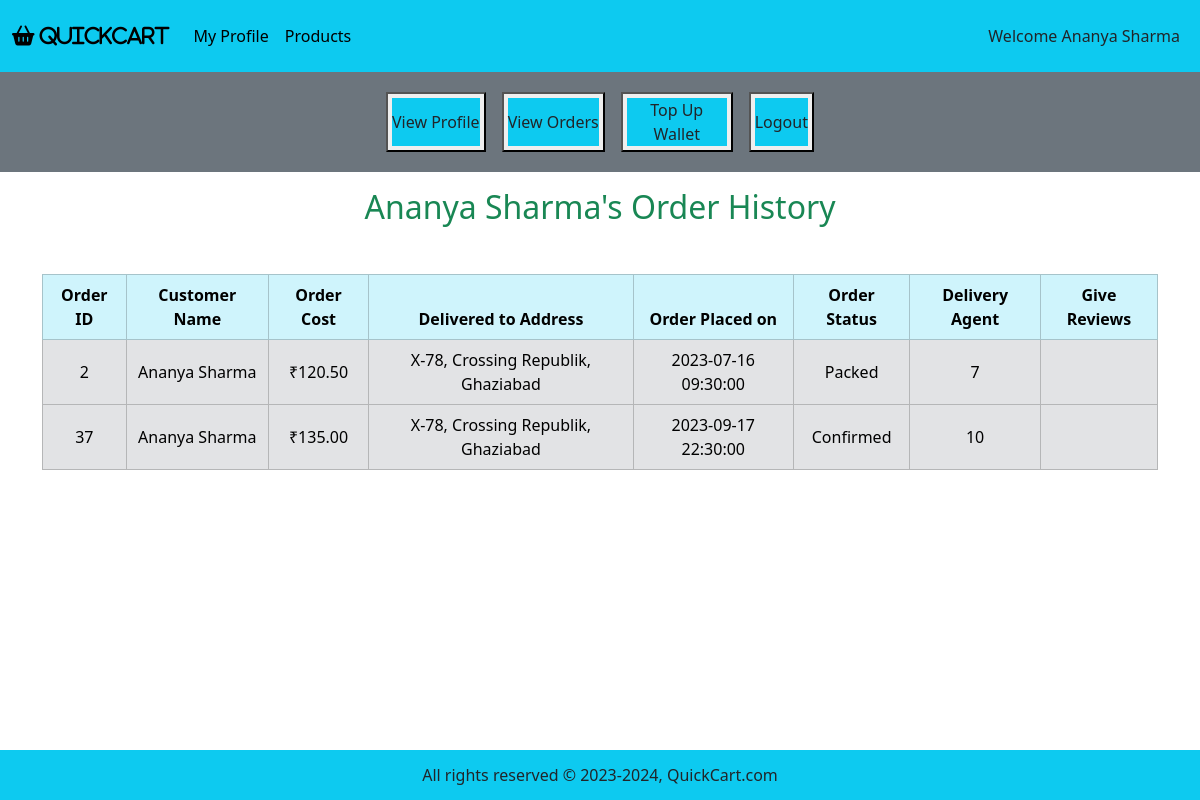
The page /customer_mode/profile_page.php?customer_id=2&view_orders on the database as committed earlier.
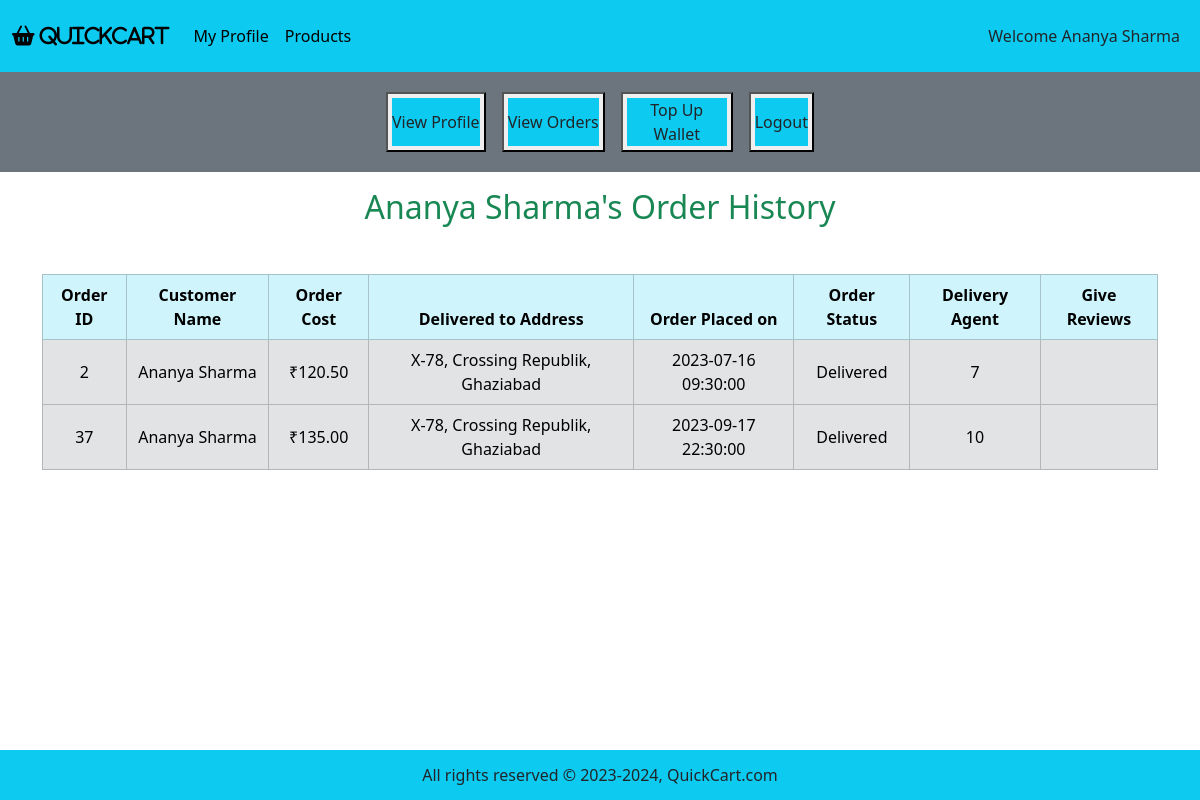
The same page on the database as committed later.
### tables this page shows
CREATE TABLE IF NOT EXISTS customer (
	customerID INT AUTO_INCREMENT PRIMARY KEY, 
    first_name VARCHAR(50) NOT NULL,  
    last_name VARCHAR(50),
    address_street VARCHAR(100) NOT NULL,  
	address_city VARCHAR(50) NOT NULL,
	address_state VARCHAR(50) NOT NULL,
    pincode INT NOT NULL,
    phone_no BIGINT UNIQUE NOT NULL,  
    email VARCHAR(100) UNIQUE NOT NULL,
    password VARCHAR(50) NOT NULL,
    dob DATE,
    age INT,  
    gender VARCHAR(10)
);

CREATE TABLE IF NOT EXISTS `order` (
	orderID INT AUTO_INCREMENT PRIMARY KEY,
    status VARCHAR(20) NOT NULL DEFAULT "Confirmed",  
    total_price DECIMAL(10, 2) NOT NULL,
    time TIMESTAMP NOT NULL DEFAULT CURRENT_TIMESTAMP,
    location VARCHAR(255) NOT NULL,
    customerID INT NOT NULL,
    agentID INT NOT NULL,
    FOREIGN KEY (customerID) REFERENCES customer(customerID),  
    FOREIGN KEY (agentID) REFERENCES deliveryAgent(agentID)  
);

### customer_mode/profile_page.php (the view, shortened to what this page needs)
<?php
include ('../functions/common_function.php');
if (isset ($_GET['customer_id'])) {
    $cust_id = $_GET['customer_id'];
    $get_data = "SELECT * FROM customer WHERE customerID = $cust_id;";
    $result_get = mysqli_query($con, $get_data);
    $row_data = mysqli_fetch_assoc($result_get);
    $cust_id = $row_data["customerID"];
    $cust_fname = $row_data['first_name'];
    $cust_lname = $row_data['last_name'];
    if ($cust_lname === null) {
        $cust_name = $cust_fname;
    } else {
        $cust_name = $cust_fname . ' ' . $cust_lname;
    }
}
?>
<!DOCTYPE html>
<html lang="en">
<head>
    <link href="https://cdn.jsdelivr.net/npm/bootstrap@5.3.3/dist/css/bootstrap.min.css" rel="stylesheet"
>
    <link rel="stylesheet" href="https://cdnjs.cloudflare.com/ajax/libs/font-awesome/6.5.1/css/all.min.css"
 />
    <link rel="stylesheet" href="../style.css">
</head>
<body>
    <div class="container-fluid p-0">
        <nav class="navbar navbar-expand-lg bg-info">
            <div class="container-fluid">
                <a class="navbar-brand" href="#"><i class="fa fa-shopping-basket" aria-hidden="true"> QuickCart</i></a>
                <div class="collapse navbar-collapse" id="navbarSupportedContent">
                    <ul class="navbar-nav me-auto mb-2 mb-lg-0">
                        <li class="nav-item">
                            <a class="nav-link active" aria-current="page"
                                href='profile_page.php?customer_id=<?php echo "$cust_id"; ?>'>My Profile</a>
                        </li>
                        <li class="nav-item">
                            <a class="nav-link active"
                                href='index.php?customer_id=<?php echo "$cust_id"; ?>'>Products</a>
                        </li>
                </div>
                <nav class="navbar navbar-expand-lg">
                    <ul class="navbar-nav">
                        <li class="nav-item">
                            <a href="" class="nav-link text-dark">Welcome
                                <?php echo "$cust_name"; ?>
                            </a>
                        </li>
                    </ul>
                </nav>
            </div>
        </nav>
        <div class="row">
            <div class="col-md-12 bg-secondary p-1 align-items-center">
                <div class="button text-center">
                    <button class="my-3 mx-2"><a
                            href="profile_page.php?customer_id=<?php echo "$cust_id"; ?>&view_profile"
                            class="nav-link text-dark bg-info my-1 mx-1">View Profile</a></button>
                    <button class="my-3 mx-2"><a
                            href="profile_page.php?customer_id=<?php echo "$cust_id"; ?>&view_orders"
                            class="nav-link text-dark bg-info my-1 mx-1">View Orders</a></button>
                    <button class="my-3 mx-2"><a href="profile_page.php?customer_id=<?php echo "$cust_id"; ?>&top_up"
                            class="nav-link text-dark bg-info my-1 mx-1">Top Up Wallet</a></button>
                    <button class="my-3 mx-2"><a href="../start.php"
                            class="nav-link text-dark bg-info my-1 mx-1">Logout</a></button>
                </div>
            </div>
        </div>
        <div class="container my-3">
            <?php
            if (isset ($_GET['view_orders'])) {
                include ('view_orders.php');
            }
            ?>
        </div>
        <?php
        include ("../includes/footer.php");
        ?>
    </div>
</body>
</html>

### customer_mode/view_orders.php
<?php
$fetch_orders = "SELECT * FROM `order` WHERE customerID = $cust_id;";
$result_fetch = mysqli_query($con, $fetch_orders);
$num_of_rows = mysqli_num_rows($result_fetch);
if ($num_of_rows == 0) {
    echo "<h2 class='text-center text-danger'> You have not placed any order till now! </h2>";
} else {
    ?>
    <h2 class="text-center text-success"><?php echo "$cust_name's Order History"; ?></h2>
    <table class="table table-bordered mt-5">
        <thead class="table-info text-center text-white">
            <tr>
                <th>Order ID</th>
                <th>Customer Name</th>
                <th>Order Cost</th>
                <th>Delivered to Address</th>
                <th>Order Placed on</th>
                <th>Order Status</th>
                <th>Delivery Agent</th>
                <th>Give Reviews</th>
            </tr>
        </thead>
        <tbody class="table-secondary text-white">
            <?php
            while ($fetch_row = mysqli_fetch_assoc($result_fetch)) {
                $order_id = $fetch_row["orderID"];
                $order_location = $fetch_row["location"];
                $order_price = $fetch_row["total_price"];
                $order_time = $fetch_row["time"];
                $order_custID = $fetch_row["customerID"];
                $order_status = $fetch_row["status"];
                $order_agentID = $fetch_row["agentID"];
                ?>
                <tr class='text-center align-middle'>
                    <td>
                        <?php echo $order_id; ?>
                    </td>
                    <td>
                        <?php
                        $get_cust = "SELECT * FROM customer WHERE customerID = $order_custID;";
                        $result_get = mysqli_query($con, $get_cust);
                        $row_cust = mysqli_fetch_assoc($result_get);
                        $cust_fname = $row_cust['first_name'];
                        $cust_lname = $row_cust['last_name'];
                        if ($cust_lname === null) {
                            $cust_name = $cust_fname;
                        } else {
                            $cust_name = $cust_fname . ' ' . $cust_lname;
                        }
                        echo $cust_name;
                        ?>
                    </td>
                    <td>
                        <?php echo "₹$order_price"; ?>
                    </td>
                    <td>
                        <?php echo $order_location; ?>
                    </td>
                    <td>
                        <?php echo $order_time; ?>
                    </td>
                    <td>
                        <?php echo $order_status; ?>
                    </td>
                    <td>
                        <?php echo $order_agentID; ?>
                    </td>
                    <td>
                    </td>
                </tr>
                <?php
            }
            ?>
        </tbody>
    </table>
    <?php
}
?>

### includes/footer.php (shortened to what this page needs)
<!DOCTYPE html>
<html lang="en">
<head>
</head>
<body>
    <div class="content">
    </div>
    <div class="footer bg-info text-dark">
        All rights reserved © 2023-2024, QuickCart.com
    </div>
</body>
</html>

### style.css (style rules this page uses)
* { margin: 0; padding: 0; box-sizing: border-box; }

### customer_mode/profile_page.php (style rules this page uses)
body { overflow-x: hidden; }
.button { display: flex; justify-content: center; }
.button .nav-link { white-space: normal; max-width: 100px; min-height: 48px; text-align: center; display: flex; align-items: center; margin: 10px; }

### includes/footer.php (style rules this page uses)
body { margin: 0; padding: 0; min-height: 100vh; position: relative; }
.content { padding-bottom: 50px; }
.footer { position: absolute; bottom: 0; width: 100%; height: 50px; background-color: #3498db; color: #fff; text-align: center; line-height: 50px; }

Rows that differ between the two databases and show on the page:
changed order id 2: status "Packed" → "Delivered"
changed order id 37: status "Confirmed" → "Delivered"
